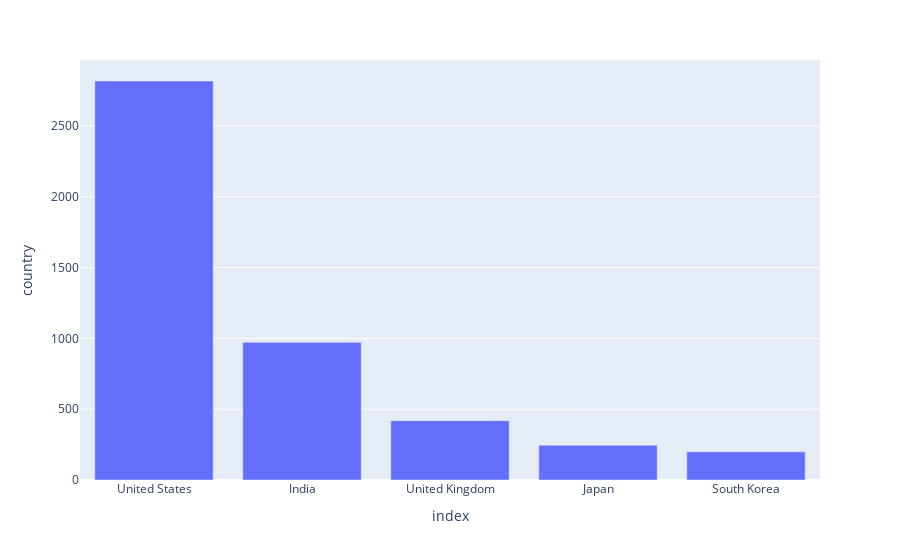

Notebook code cell kept with this figure:
### Code cell
fig=px.bar(top_5, y='country')
fig.show()

### Figure 1 — Plotly figure (JSON) as saved in the notebook; plotly's stock layout.template omitted (floating-point values rounded to 4 significant figures)
{"data": [{"alignmentgroup": "True", "hovertemplate": "index=%{x}<br>country=%{y}<extra></extra>", "legendgroup": "", "marker": {"color": "#636efa"}, "name": "", "offsetgroup": "", "orientation": "v", "showlegend": false, "textposition": "auto", "type": "bar", "x": ["United States", "India", "United Kingdom", "Japan", "South Korea"], "xaxis": "x", "y": [2818, 972, 419, 245, 199], "yaxis": "y"}], "layout": {"barmode": "relative", "legend": {"tracegroupgap": 0}, "margin": {"t": 60}, "xaxis": {"anchor": "y", "domain": [0, 1], "title": {"text": "index"}}, "yaxis": {"anchor": "x", "domain": [0, 1], "title": {"text": "country"}}}}
